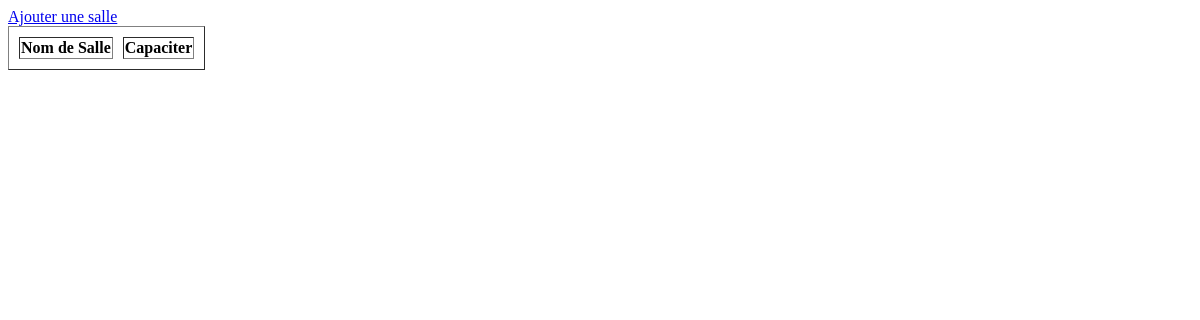
The page /PHP/Administrateur/list_salle.php on the database as committed earlier.
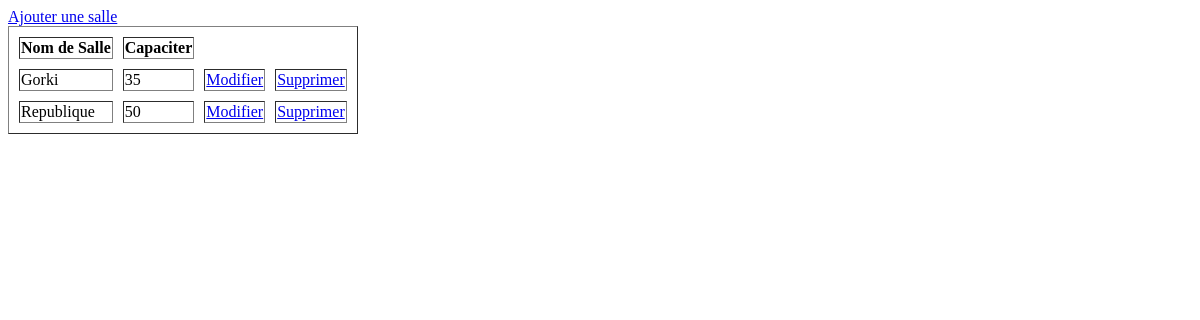
The same page on the database as committed later.
### tables this page shows
CREATE TABLE `salles` (
  `ID` int(11) NOT NULL,
  `nom` varchar(255) NOT NULL,
  `capacite` int(11) DEFAULT NULL
);

### PHP/Administrateur/list_salle.php (the view, shortened to what this page needs)
<?php
include ('../dbConn.php');
        $query = "SELECT * FROM salles";
        $results = mysqli_query($connection, $query);
    ?>
    <html>
    <body>
    <head>
    <table border="1" cellspacing='10'>
        <a href="ajout_salle.php">Ajouter une salle</a>
        <tr>
            <th>Nom de Salle</th>
            <th>Capaciter</th>
        </tr>
        <?php while($row = mysqli_fetch_assoc($results)){
            echo '<tr>';
            echo '<td>' . $row['nom'] . '</td>';
            echo '<td>' . $row['capacite'] . '</td>';
            echo '<td><a href="editPagesalle.php?ID=' . $row['ID'] . '">Modifier</a></td>';
            echo '<td><a href="deletePagesalle.php?ID=' . $row['ID'] . '">Supprimer</a></td>';
            echo '</tr>';
        }
    ?>
    </table>
</body>
</html>

Rows that differ between the two databases and show on the page:
added salles: nom "Gorki", capacite "35"
added salles: nom "Republique", capacite "50"
